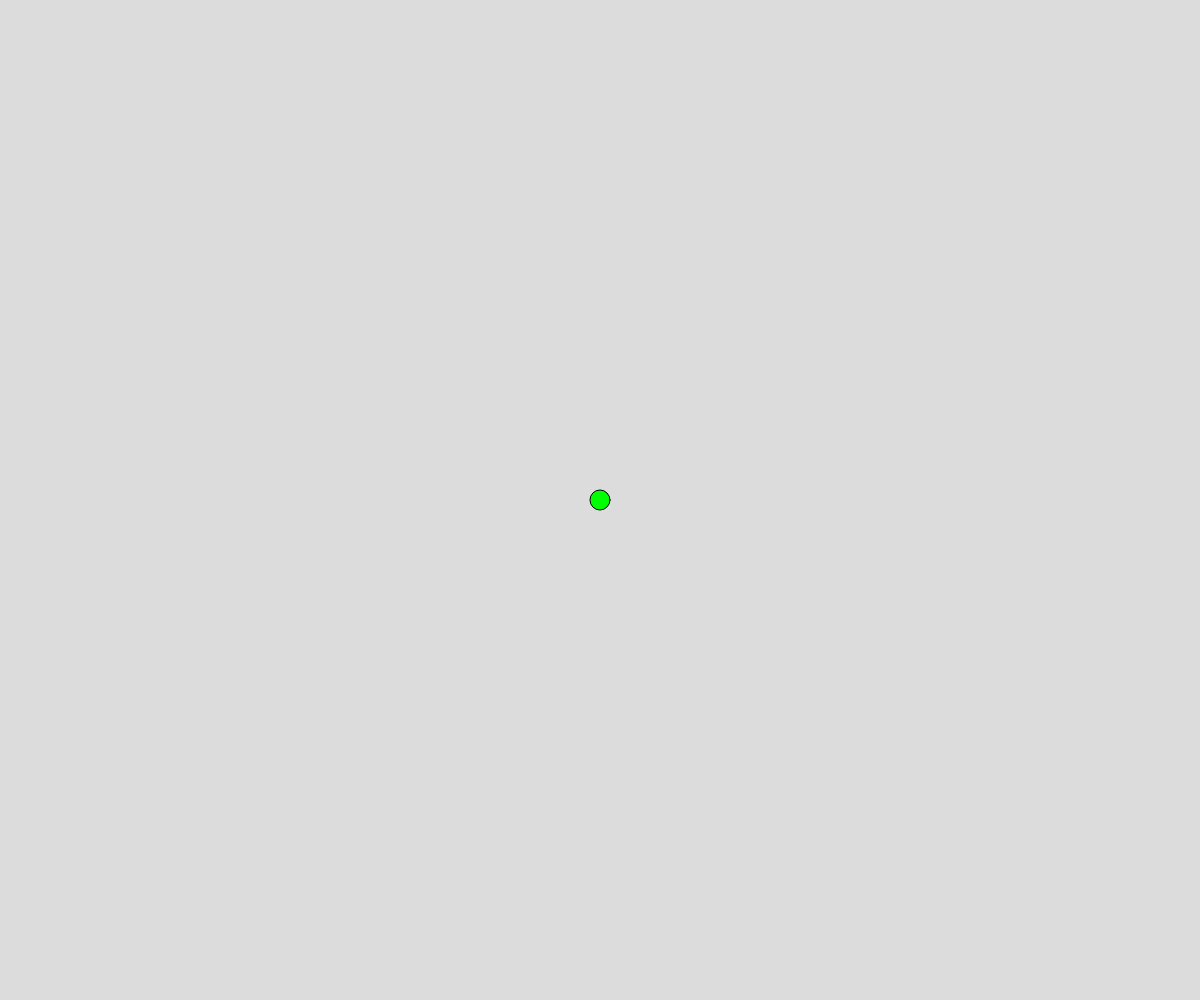
Frame 1 (no input)
Frame 60 (no input): identical to frame 1, image omitted
Frame 120 (the mouse pressed at the canvas centre since frame 60): identical to frame 1, image omitted

The p5.js sketch that drew this single still picture (run headless with seeded random() and noise() and a simulated clock; from frame 60 on, the mouse is pressed at the canvas centre):

// p5.js sketch
// ── sketch.js
// Variables to record position of character.
let x;
let y;

function setup(){
  createCanvas(windowWidth, windowHeight);
  fill(0, 255, 0);

  // Start the character off in the middle of the canvas
  x = width / 2;
  y = height / 2;
}

function draw(){
  background(220);

  // Draw the character at the current x, y position
  circle(x, y, 20);
}

function keyPressed(){
  if (key == 'w'){
    y -= 10;
  } else if (key == 'a'){
    x -= 10;
  } else if (key == 's'){
    y += 10;
  } else if (key == 'd'){
    x += 10;
  }
}
